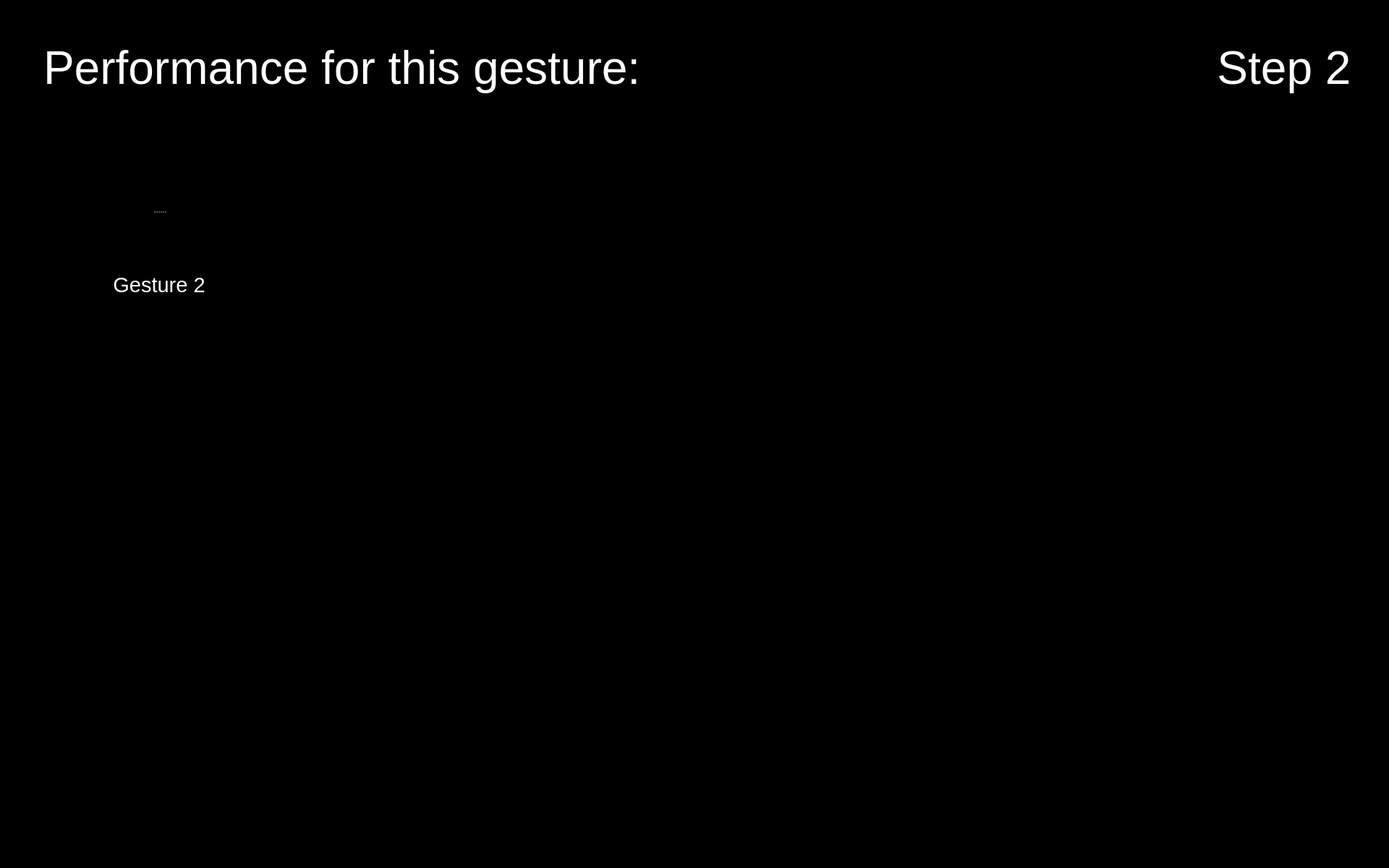
<?xml version="1.0" encoding="UTF-8"?>
<ui version="4.0">
 <class>Form</class>
 <widget class="QWidget" name="Form">
  <property name="geometry">
   <rect>
    <x>0</x>
    <y>0</y>
    <width>1920</width>
    <height>1200</height>
   </rect>
  </property>
  <property name="maximumSize">
   <size>
    <width>1920</width>
    <height>1200</height>
   </size>
  </property>
  <property name="windowTitle">
   <string>Form</string>
  </property>
  <property name="styleSheet">
   <string notr="true">background-color: rgb(0, 0, 0);</string>
  </property>
  <widget class="QPushButton" name="button_nav_left">
   <property name="enabled">
    <bool>true</bool>
   </property>
   <property name="geometry">
    <rect>
     <x>800</x>
     <y>560</y>
     <width>150</width>
     <height>150</height>
    </rect>
   </property>
   <property name="minimumSize">
    <size>
     <width>81</width>
     <height>81</height>
    </size>
   </property>
   <property name="maximumSize">
    <size>
     <width>150</width>
     <height>150</height>
    </size>
   </property>
   <property name="cursor">
    <cursorShape>OpenHandCursor</cursorShape>
   </property>
   <property name="focusPolicy">
    <enum>Qt::WheelFocus</enum>
   </property>
   <property name="contextMenuPolicy">
    <enum>Qt::DefaultContextMenu</enum>
   </property>
   <property name="layoutDirection">
    <enum>Qt::LeftToRight</enum>
   </property>
   <property name="autoFillBackground">
    <bool>false</bool>
   </property>
   <property name="styleSheet">
    <string notr="true"/>
   </property>
   <property name="icon">
    <iconset resource="resources/res.qrc">
     <normaloff>:/buttons/Button Left.svg</normaloff>:/buttons/Button Left.svg</iconset>
   </property>
   <property name="iconSize">
    <size>
     <width>144</width>
     <height>144</height>
    </size>
   </property>
   <property name="autoDefault">
    <bool>false</bool>
   </property>
   <property name="default">
    <bool>false</bool>
   </property>
   <property name="flat">
    <bool>true</bool>
   </property>
  </widget>
  <widget class="QPushButton" name="button_nav_right">
   <property name="enabled">
    <bool>true</bool>
   </property>
   <property name="geometry">
    <rect>
     <x>960</x>
     <y>560</y>
     <width>150</width>
     <height>150</height>
    </rect>
   </property>
   <property name="minimumSize">
    <size>
     <width>81</width>
     <height>81</height>
    </size>
   </property>
   <property name="maximumSize">
    <size>
     <width>150</width>
     <height>150</height>
    </size>
   </property>
   <property name="cursor">
    <cursorShape>OpenHandCursor</cursorShape>
   </property>
   <property name="focusPolicy">
    <enum>Qt::WheelFocus</enum>
   </property>
   <property name="contextMenuPolicy">
    <enum>Qt::DefaultContextMenu</enum>
   </property>
   <property name="layoutDirection">
    <enum>Qt::LeftToRight</enum>
   </property>
   <property name="autoFillBackground">
    <bool>false</bool>
   </property>
   <property name="styleSheet">
    <string notr="true"/>
   </property>
   <property name="icon">
    <iconset resource="resources/res.qrc">
     <normaloff>:/buttons/Button Right.svg</normaloff>:/buttons/Button Right.svg</iconset>
   </property>
   <property name="iconSize">
    <size>
     <width>144</width>
     <height>144</height>
    </size>
   </property>
   <property name="autoDefault">
    <bool>false</bool>
   </property>
   <property name="default">
    <bool>false</bool>
   </property>
   <property name="flat">
    <bool>true</bool>
   </property>
  </widget>
  <widget class="QPushButton" name="button_exit">
   <property name="enabled">
    <bool>true</bool>
   </property>
   <property name="geometry">
    <rect>
     <x>1760</x>
     <y>1040</y>
     <width>150</width>
     <height>150</height>
    </rect>
   </property>
   <property name="minimumSize">
    <size>
     <width>81</width>
     <height>81</height>
    </size>
   </property>
   <property name="maximumSize">
    <size>
     <width>150</width>
     <height>150</height>
    </size>
   </property>
   <property name="cursor">
    <cursorShape>OpenHandCursor</cursorShape>
   </property>
   <property name="focusPolicy">
    <enum>Qt::WheelFocus</enum>
   </property>
   <property name="contextMenuPolicy">
    <enum>Qt::DefaultContextMenu</enum>
   </property>
   <property name="icon">
    <iconset resource="resources/res.qrc">
     <normaloff>:/buttons/Button Exit.svg</normaloff>:/buttons/Button Exit.svg</iconset>
   </property>
   <property name="iconSize">
    <size>
     <width>144</width>
     <height>144</height>
    </size>
   </property>
   <property name="autoDefault">
    <bool>false</bool>
   </property>
   <property name="default">
    <bool>false</bool>
   </property>
   <property name="flat">
    <bool>true</bool>
   </property>
  </widget>
  <widget class="QLabel" name="label_plot_1">
   <property name="geometry">
    <rect>
     <x>490</x>
     <y>180</y>
     <width>850</width>
     <height>340</height>
    </rect>
   </property>
   <property name="maximumSize">
    <size>
     <width>1200</width>
     <height>480</height>
    </size>
   </property>
   <property name="font">
    <font>
     <pointsize>48</pointsize>
    </font>
   </property>
   <property name="styleSheet">
    <string notr="true">color: rgb(255, 255, 255);</string>
   </property>
   <property name="text">
    <string/>
   </property>
   <property name="scaledContents">
    <bool>true</bool>
   </property>
  </widget>
  <widget class="QLabel" name="icon_newbie_1">
   <property name="enabled">
    <bool>true</bool>
   </property>
   <property name="geometry">
    <rect>
     <x>490</x>
     <y>380</y>
     <width>100</width>
     <height>100</height>
    </rect>
   </property>
   <property name="sizePolicy">
    <sizepolicy hsizetype="Preferred" vsizetype="Preferred">
     <horstretch>0</horstretch>
     <verstretch>0</verstretch>
    </sizepolicy>
   </property>
   <property name="maximumSize">
    <size>
     <width>100</width>
     <height>100</height>
    </size>
   </property>
   <property name="text">
    <string/>
   </property>
   <property name="pixmap">
    <pixmap resource="resources/res.qrc">:/img/Icon User.png</pixmap>
   </property>
   <property name="scaledContents">
    <bool>true</bool>
   </property>
  </widget>
  <widget class="QLabel" name="image_step">
   <property name="geometry">
    <rect>
     <x>1650</x>
     <y>170</y>
     <width>250</width>
     <height>250</height>
    </rect>
   </property>
   <property name="font">
    <font>
     <pointsize>48</pointsize>
    </font>
   </property>
   <property name="styleSheet">
    <string notr="true">color: rgb(255, 255, 255);</string>
   </property>
   <property name="text">
    <string/>
   </property>
   <property name="pixmap">
    <pixmap resource="resources/res.qrc">:/detected steps/Detected Step2 Button.png</pixmap>
   </property>
   <property name="alignment">
    <set>Qt::AlignCenter</set>
   </property>
   <property name="wordWrap">
    <bool>true</bool>
   </property>
  </widget>
  <widget class="QLabel" name="icon_expert_1">
   <property name="enabled">
    <bool>true</bool>
   </property>
   <property name="geometry">
    <rect>
     <x>490</x>
     <y>220</y>
     <width>100</width>
     <height>100</height>
    </rect>
   </property>
   <property name="sizePolicy">
    <sizepolicy hsizetype="Preferred" vsizetype="Preferred">
     <horstretch>0</horstretch>
     <verstretch>0</verstretch>
    </sizepolicy>
   </property>
   <property name="maximumSize">
    <size>
     <width>100</width>
     <height>100</height>
    </size>
   </property>
   <property name="text">
    <string/>
   </property>
   <property name="pixmap">
    <pixmap resource="resources/res.qrc">:/img/Icon Expert.png</pixmap>
   </property>
   <property name="scaledContents">
    <bool>true</bool>
   </property>
  </widget>
  <widget class="QLabel" name="icon_reaction_1">
   <property name="enabled">
    <bool>true</bool>
   </property>
   <property name="geometry">
    <rect>
     <x>1400</x>
     <y>250</y>
     <width>200</width>
     <height>200</height>
    </rect>
   </property>
   <property name="sizePolicy">
    <sizepolicy hsizetype="Preferred" vsizetype="Preferred">
     <horstretch>0</horstretch>
     <verstretch>0</verstretch>
    </sizepolicy>
   </property>
   <property name="maximumSize">
    <size>
     <width>200</width>
     <height>200</height>
    </size>
   </property>
   <property name="text">
    <string/>
   </property>
   <property name="scaledContents">
    <bool>true</bool>
   </property>
  </widget>
  <widget class="QLabel" name="label_text_step">
   <property name="geometry">
    <rect>
     <x>1650</x>
     <y>20</y>
     <width>250</width>
     <height>150</height>
    </rect>
   </property>
   <property name="font">
    <font>
     <family>Arial</family>
     <pointsize>48</pointsize>
     <weight>9</weight>
     <italic>false</italic>
     <bold>false</bold>
    </font>
   </property>
   <property name="styleSheet">
    <string notr="true">font: 75 48pt &quot;Arial&quot;;
color: rgb(255, 255, 255);</string>
   </property>
   <property name="text">
    <string>Step 2</string>
   </property>
   <property name="textFormat">
    <enum>Qt::RichText</enum>
   </property>
   <property name="alignment">
    <set>Qt::AlignCenter</set>
   </property>
   <property name="wordWrap">
    <bool>true</bool>
   </property>
  </widget>
  <widget class="QSplitter" name="splitter_3">
   <property name="geometry">
    <rect>
     <x>60</x>
     <y>210</y>
     <width>320</width>
     <height>282</height>
    </rect>
   </property>
   <property name="orientation">
    <enum>Qt::Vertical</enum>
   </property>
   <widget class="QLabel" name="image_required_2">
    <property name="maximumSize">
     <size>
      <width>320</width>
      <height>240</height>
     </size>
    </property>
    <property name="text">
     <string/>
    </property>
    <property name="pixmap">
     <pixmap resource="resources/res.qrc">:/img/gesture2.png</pixmap>
    </property>
    <property name="scaledContents">
     <bool>true</bool>
    </property>
   </widget>
   <widget class="QLabel" name="text_required_2">
    <property name="font">
     <font>
      <family>Arial</family>
      <pointsize>22</pointsize>
      <weight>9</weight>
      <italic>false</italic>
      <bold>false</bold>
     </font>
    </property>
    <property name="styleSheet">
     <string notr="true">font: 75 22pt &quot;Arial&quot;;
color: rgb(255, 255, 255);</string>
    </property>
    <property name="text">
     <string>Gesture 2</string>
    </property>
    <property name="textFormat">
     <enum>Qt::PlainText</enum>
    </property>
    <property name="alignment">
     <set>Qt::AlignCenter</set>
    </property>
    <property name="wordWrap">
     <bool>true</bool>
    </property>
   </widget>
  </widget>
  <widget class="QLabel" name="label_trouble">
   <property name="geometry">
    <rect>
     <x>60</x>
     <y>20</y>
     <width>1280</width>
     <height>150</height>
    </rect>
   </property>
   <property name="font">
    <font>
     <family>Arial</family>
     <pointsize>48</pointsize>
     <weight>9</weight>
     <italic>false</italic>
     <bold>false</bold>
    </font>
   </property>
   <property name="styleSheet">
    <string notr="true">font: 75 48pt &quot;Arial&quot;;
color: rgb(255, 255, 255);</string>
   </property>
   <property name="text">
    <string>Performance for this gesture:</string>
   </property>
   <property name="textFormat">
    <enum>Qt::RichText</enum>
   </property>
   <property name="alignment">
    <set>Qt::AlignLeading|Qt::AlignLeft|Qt::AlignVCenter</set>
   </property>
   <property name="wordWrap">
    <bool>true</bool>
   </property>
  </widget>
 </widget>
 <resources>
  <include location="resources/res.qrc"/>
 </resources>
 <connections/>
</ui>
